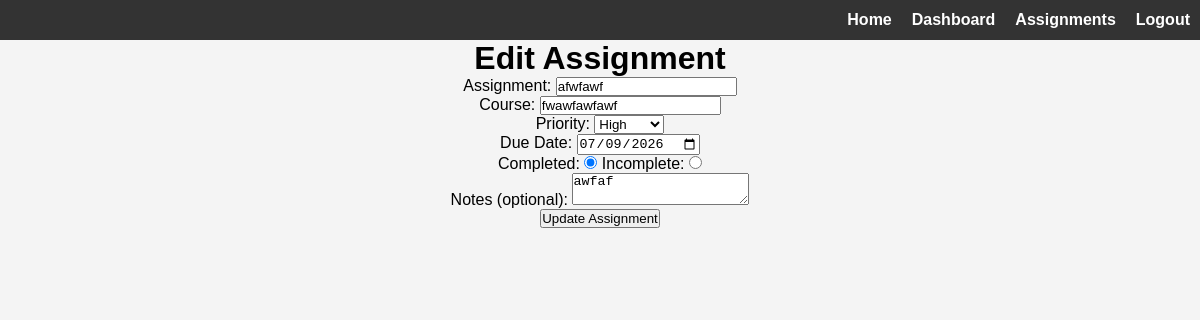
Page /edit-assignment/1 (signed in) on the earlier database version.
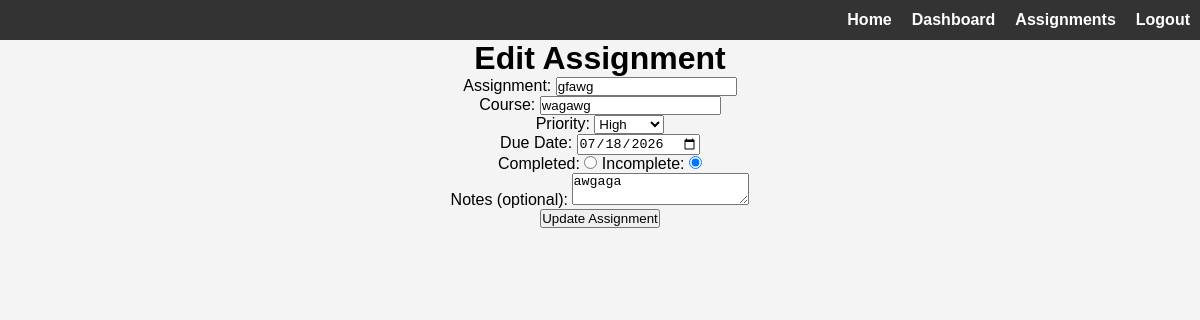
Same page on the later database version.
### app/models.py (models this page shows, shortened)
class Assignment(db.Model):
    id = db.Column(db.Integer, primary_key=True)
    name = db.Column(db.String(150))
    course = db.Column(db.String(150))
    priority = db.Column(db.String(150))
    due_date = db.Column(db.Date)
    notes = db.Column(db.String(10000))
    completion_status = db.Column(db.Boolean, default=False)
    student = db.Column(db.Integer, db.ForeignKey('user.id'))

### app/dashboard/routes.py (the view, shortened to what this page needs)
@views.route("/edit-assignment/<int:id>", methods=["GET", "POST"])
@login_required
def edit_assignment(id):
    assignment = Assignment.query.get_or_404(id)
    return render_template("edit.html", assignment=assignment, user=current_user)

### app/__init__.py (called while the page is built)
def create_app():
    app = Flask(__name__)
    app.config['SECRET_KEY'] = os.environ.get("SECRET_KEY")
    app.config['SQLALCHEMY_DATABASE_URI'] = 'sqlite:///database.db'
    db.init_app(app)
    from app.auth.routes import auth
    from app.dashboard.routes import views
    app.register_blueprint(auth, url_prefix="/auth")
    app.register_blueprint(views, url_prefix="/")
    from .models import User, Assignment
    login_manager = LoginManager()
    login_manager.login_view = "auth.login"
    login_manager.init_app(app)
    @login_manager.user_loader
    def load_user(id):
        return User.query.get(int(id))
    if not path.exists('app/' + "database.db"):
        with app.app_context():
            db.create_all()
        print('Created Database!')
    return app

### app/templates/edit.html (shortened to what this page needs)
{% extends "index.html" %}
{% block content %}
    <div align="center">
        <h1>Edit Assignment</h1>
        <form method="POST" action="/edit-assignment/{{ assignment.id }}">
            <div>
                <label for="name">Assignment:</label>
                <input type="text" name="name" id="name" value="{{ assignment.name }}" placeholder="Example: Study for Final Exam" required><br>
                <label for="course">Course:</label>
                <input type="text" name="course" id="course" value="{{ assignment.course }}" required>
            </div>
            <div>
                <label for="priority">Priority:</label>
                <select name="priority" id="priority" required>
                    <option value="High" selected>High</option>
                </select><br>
            </div>
            <div>
                <label for="due_date">Due Date:</label>
                <input type="date" name="due_date" id="due_date" value= "{{ assignment.due_date }}" required><br>
            </div>
            <div>
                <label for="complete">Completed: </label>
                <input type="radio" name="completed" id="complete" value="True" {% if assignment.completion_status %}checked{% endif %}>
                <label for="incomplete">Incomplete: </label>
                <input type="radio" name="completed" id="incomplete" value="False" {% if not assignment.completion_status %}checked{% endif %}><br>
            </div>
            <label for="notes">Notes (optional):</label>
            <textarea name="notes" id="notes">{{ assignment.notes }}</textarea><br>
            <div align="center">
                <input type="submit" value="Update Assignment">
            </div>
        </form>
    </div>
{% endblock %}

Differences in the rows shown:
changed Assignment: name "afwfawf" → "gfawg"; course "fwawfawfawf" → "wagawg"; due_date "07/09/2026" → "07/18/2026"; completion_status "☑ Completed:" → "☐ Completed:"; completion_status "☐ Incomplete:" → "☑ Incomplete:"; notes "awfaf" → "awgaga"
